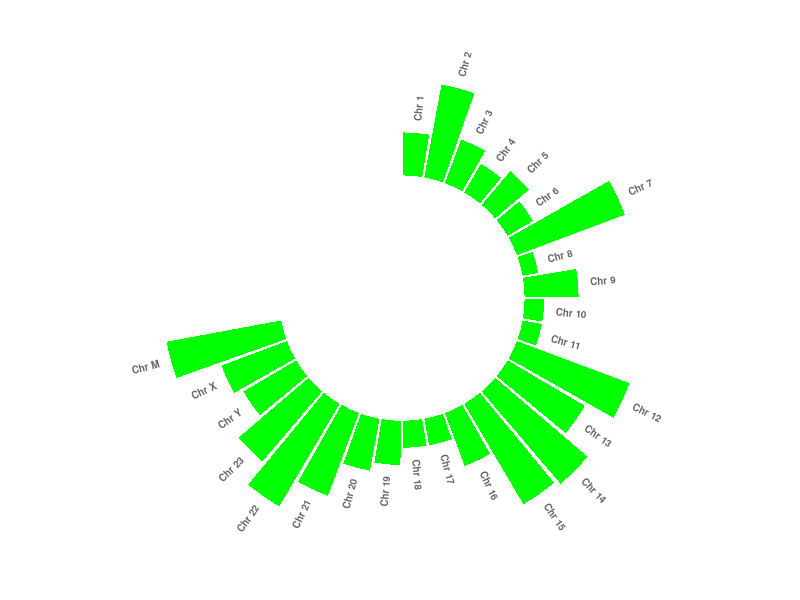

Generate this figure with R:
# library
library(tidyverse)
#dev.off()
# Test create dataset
chr=paste( "Chr ", seq(1,23), sep="")
chrx=c('Chr Y','Chr X','Chr M')
chrX <- append(chr,chrx)
data <- data.frame(
  individual=chrX, 
  value=sample( seq(10,100), 26, replace=T)
)
#Import table from samtools idxstats

# Set a number of 'empty bar'
empty_bar <- 10

# Add lines to the initial dataset
to_add <- matrix(NA, empty_bar, ncol(data))
colnames(to_add) <- colnames(data)
data <- rbind(data, to_add)
data$id <- seq(1, nrow(data))

# Get the name and the y position of each label
label_data <- data
number_of_bar <- nrow(label_data)
angle <- 90 - 360 * (label_data$id-0.5) /number_of_bar     # I substract 0.5 because the letter must have the angle of the center of the bars. Not extreme right(1) or extreme left (0)
label_data$hjust <- ifelse( angle < -90, 1, 0)
label_data$angle <- ifelse(angle < -90, angle+180, angle)

# Make the plot
p <- ggplot(data, aes(x=as.factor(id), y=value)) +       # Note that id is a factor. If x is numeric, there is some space between the first bar
  geom_bar(stat="identity", fill=alpha("green", 1.0)) +
  ylim(-100,120) +
  theme_minimal() +
  theme(
    axis.text = element_blank(),
    axis.title = element_blank(),
    panel.grid = element_blank(),
    plot.margin = unit(rep(-1,4), "cm") 
  ) +
  coord_polar(start = 0) + 
  geom_text(data=label_data, aes(x=id, y=value+10, label=individual, hjust=hjust), color="black", fontface="bold",alpha=0.6, size=2.5, angle= label_data$angle, inherit.aes = FALSE ) 

p
